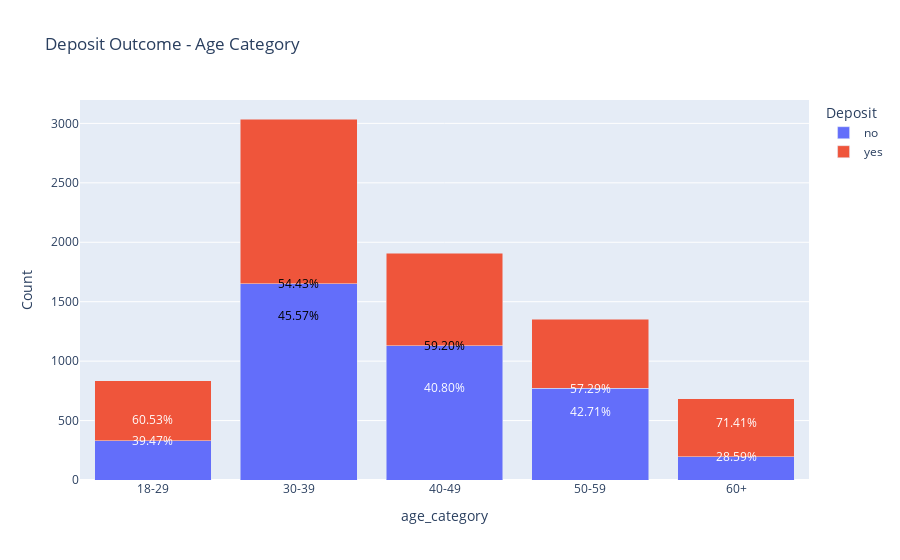

This figure's notebook cell:
### Markdown cell above
Dari boxplot terlihat bahwa nasabah yang melakukan deposit berada di range umur 31-51 tahun.
Dan nasabah paling tua yang melakukan deposit berada di umur 95 tahun.

Karena secara median kedua boxplot mirip, maka akan ditampilkan dalam bentuk barplot

### Code cell
import plotly.express as px
import pandas as pd


numerical_columns = ['age', 'balance', 'campaign', 'pdays']
data_subset = df[['deposit'] + numerical_columns]
age_categories = ['18-29', '30-39', '40-49', '50-59', '60+']
data_subset['age_category'] = pd.cut(data_subset['age'], bins=[18, 29, 39, 49, 59, 150], labels=age_categories, right=False)

df_count = data_subset.groupby(['age_category', 'deposit']).size().reset_index(name='count')
df_total = df_count.groupby('age_category')['count'].transform('sum')
df_count['percentage'] = (df_count['count'] / df_total) * 100

fig = px.bar(df_count, x='age_category', y='count', color='deposit', barmode='stack',
             title='Deposit Outcome - Age Category')

fig.update_layout(
    yaxis_title='Count',
    legend_title='Deposit'
)

for _, row in df_count.iterrows():
    fig.add_annotation(
        x=row['age_category'],
        y=row['count'],
        text=f'{row["percentage"]:.2f}%',
        showarrow=False,
        font=dict(color='white' if row['count'] < df_count['count'].mean() else 'black')
    )

fig.show()

### Figure 1 — Plotly figure (JSON) as saved in the notebook; plotly's stock layout.template omitted (floating-point values rounded to 4 significant figures)
{"data": [{"alignmentgroup": "True", "hovertemplate": "deposit=no<br>age_category=%{x}<br>count=%{y}<extra></extra>", "legendgroup": "no", "marker": {"color": "#636efa", "pattern": {"shape": ""}}, "name": "no", "offsetgroup": "no", "orientation": "v", "showlegend": true, "textposition": "auto", "type": "bar", "x": ["18-29", "30-39", "40-49", "50-59", "60+"], "xaxis": "x", "y": [330, 1653, 1129, 774, 195], "yaxis": "y"}, {"alignmentgroup": "True", "hovertemplate": "deposit=yes<br>age_category=%{x}<br>count=%{y}<extra></extra>", "legendgroup": "yes", "marker": {"color": "#EF553B", "pattern": {"shape": ""}}, "name": "yes", "offsetgroup": "yes", "orientation": "v", "showlegend": true, "textposition": "auto", "type": "bar", "x": ["18-29", "30-39", "40-49", "50-59", "60+"], "xaxis": "x", "y": [506, 1384, 778, 577, 487], "yaxis": "y"}], "layout": {"annotations": [{"font": {"color": "white"}, "showarrow": false, "text": "39.47%", "x": "18-29", "y": 330}, {"font": {"color": "white"}, "showarrow": false, "text": "60.53%", "x": "18-29", "y": 506}, {"font": {"color": "black"}, "showarrow": false, "text": "54.43%", "x": "30-39", "y": 1653}, {"font": {"color": "black"}, "showarrow": false, "text": "45.57%", "x": "30-39", "y": 1384}, {"font": {"color": "black"}, "showarrow": false, "text": "59.20%", "x": "40-49", "y": 1129}, {"font": {"color": "white"}, "showarrow": false, "text": "40.80%", "x": "40-49", "y": 778}, {"font": {"color": "white"}, "showarrow": false, "text": "57.29%", "x": "50-59", "y": 774}, {"font": {"color": "white"}, "showarrow": false, "text": "42.71%", "x": "50-59", "y": 577}, {"font": {"color": "white"}, "showarrow": false, "text": "28.59%", "x": "60+", "y": 195}, {"font": {"color": "white"}, "showarrow": false, "text": "71.41%", "x": "60+", "y": 487}], "barmode": "stack", "legend": {"title": {"text": "Deposit"}, "tracegroupgap": 0}, "title": {"text": "Deposit Outcome - Age Category"}, "xaxis": {"anchor": "y", "domain": [0, 1], "title": {"text": "age_category"}}, "yaxis": {"anchor": "x", "domain": [0, 1], "title": {"text": "Count"}}}}
